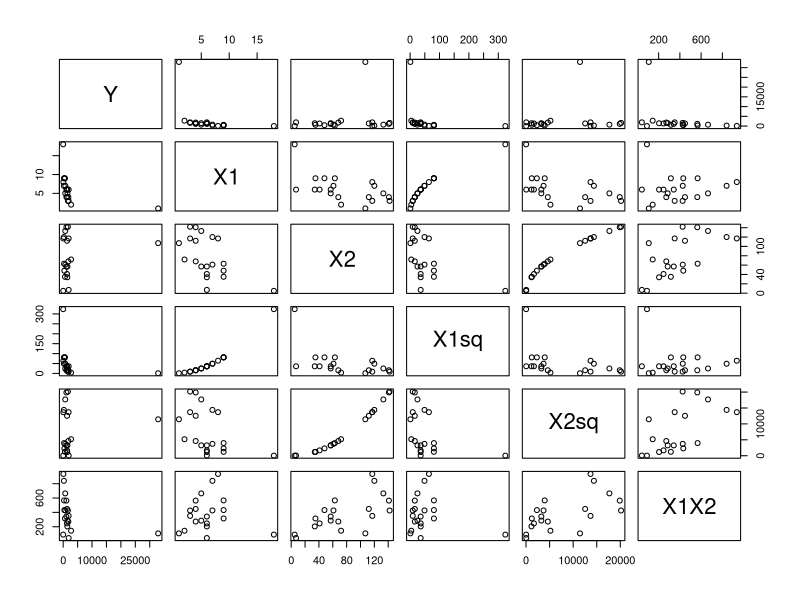
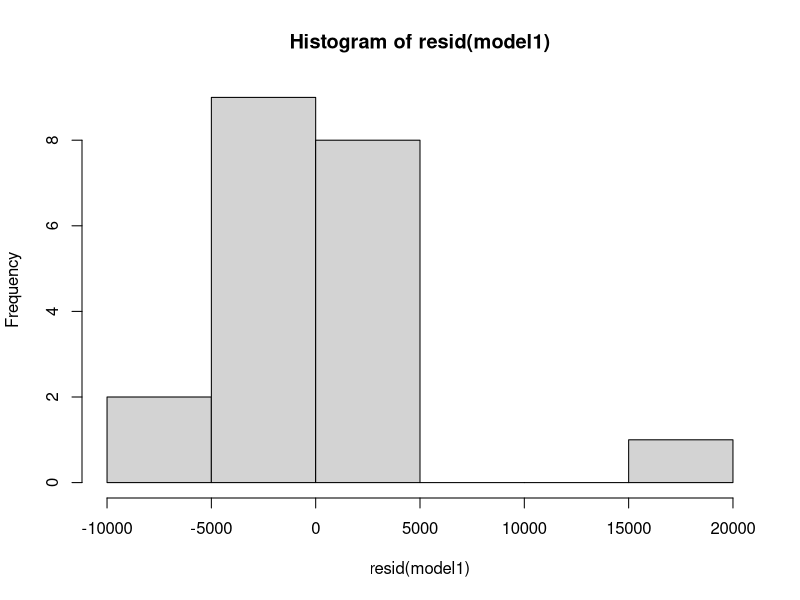
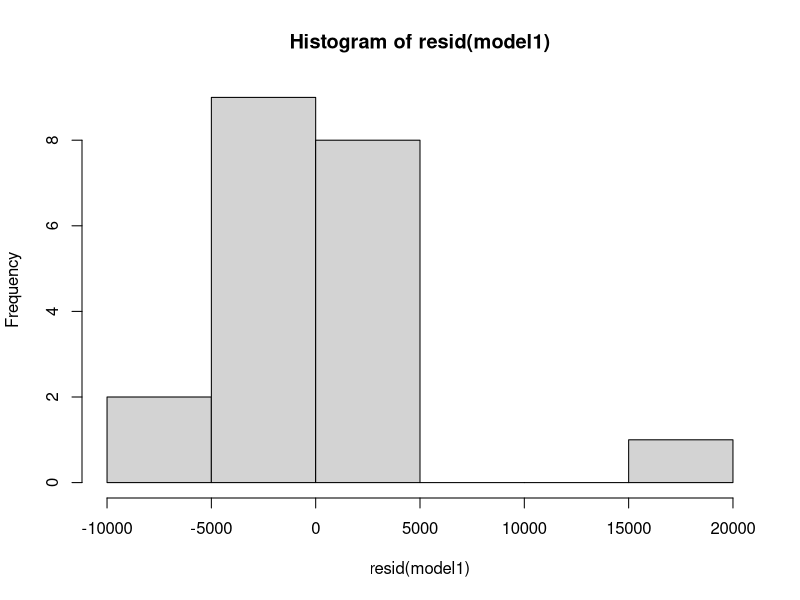
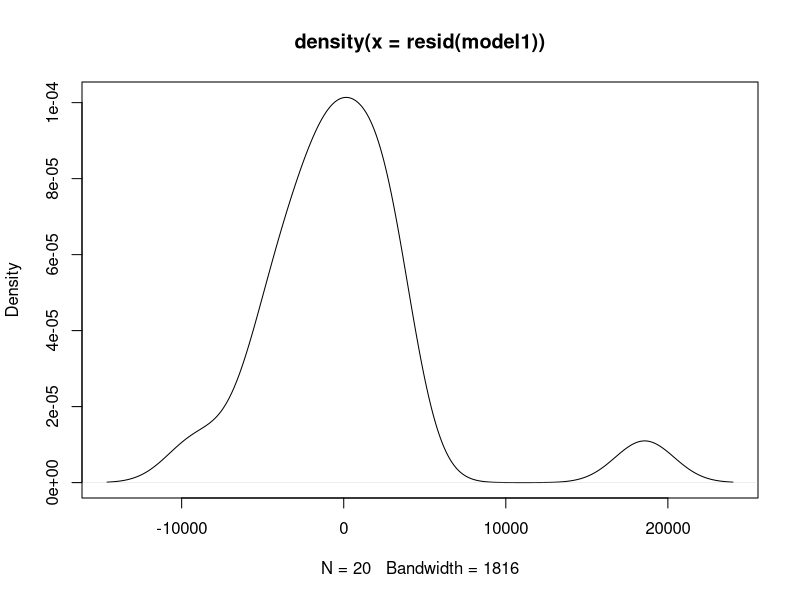
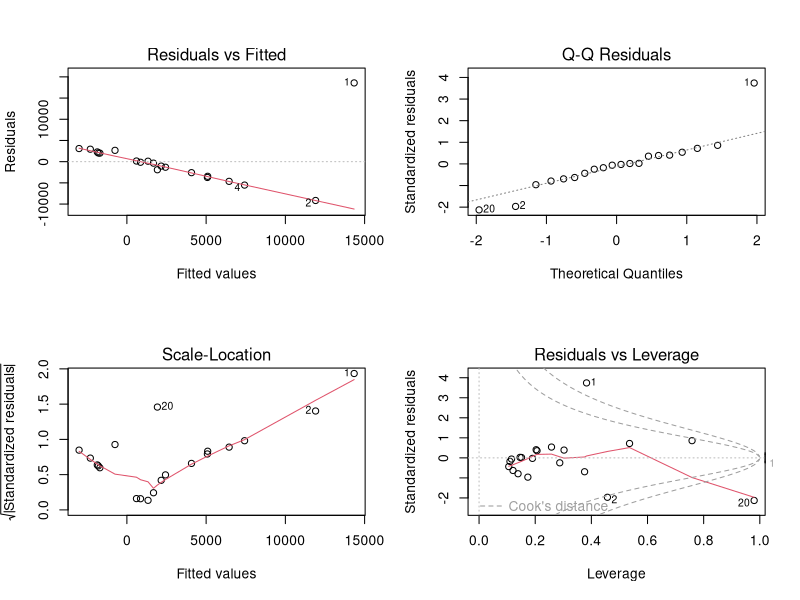

Reproduce these figures in R, in order.
library(readr) 
library(car)

# Read data from csv
data <- read_csv("MidReg.csv")

# Fit data to linear model
model1 <- lm(Y ~ X1 + X2 + X1sq + X2sq + X1X2, data = data)

# Print the model summary to understand relationship between the predictors and the response
summary(model1)

# a scatterplot matrix which include all the variables in the data set.
pairs(data)

# matrix of correlations between the variables
cor(data)

# diagnostic plots of the linear regression fit
plot(hist(resid(model1)))
plot(density(resid(model1)))

par(mfrow = c(2, 2))
plot(model1)

durbinWatsonTest(model1)

# Add new data to data frame
newdat <- data.frame(
            X1 = c(10),
            X2 = c(50), 
            X1sq = c(100),
            X2sq = c(2500),
            X1X2 = c(500))

# Find confidence interval for new data
predict(model1, newdat, se.fit = TRUE, interval = "prediction", level = 0.95)
